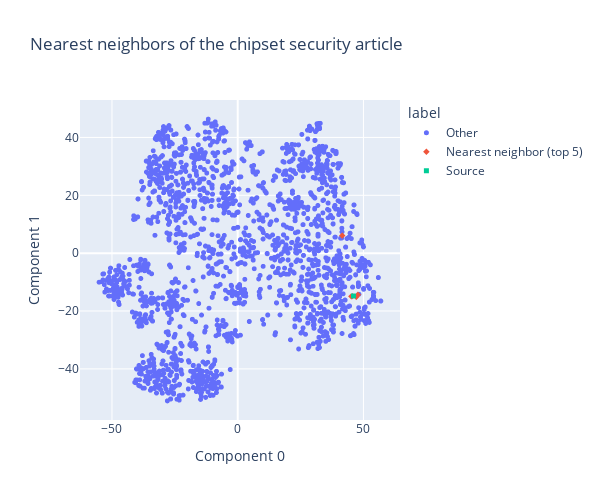

The code cell stored with this chart in its notebook:
### Markdown cell above
Looking at the 2D chart above, we can see that the articles about Tony Blair are somewhat close together inside of the World news cluster. Interestingly, although the 5 nearest neighbors (red) were closest in high dimensional space, they are not the closest points in this compressed 2D space. Compressing the embeddings down to 2 dimensions discards much of their information, and the nearest neighbors in the 2D space don't seem to be as relevant as those in the full embedding space.

### Code cell
# a 2D chart of nearest neighbors of the chipset security article
chart_from_components(
    components=tsne_components,
    labels=chipset_security_labels,
    strings=article_descriptions,
    width=600,
    height=500,
    title="Nearest neighbors of the chipset security article",
    category_orders={"label": ["Other", "Nearest neighbor (top 5)", "Source"]},
)

### Figure 1 — Plotly figure (JSON) as saved in the notebook; plotly's stock layout.template omitted (floating-point values rounded to 4 significant figures; data arrays with more than 128 entries replaced by an {"elided": "..."} marker saying what was removed)
{"data": [{"customdata": {"elided": "1994x1 str values"}, "hovertemplate": "label=Other<br>Component 0=%{x}<br>Component 1=%{y}<br>string=%{customdata[0]}<extra></extra>", "legendgroup": "Other", "marker": {"color": "#636efa", "size": 5, "symbol": "circle"}, "mode": "markers", "name": "Other", "showlegend": true, "type": "scattergl", "x": {"elided": "1994 float values"}, "xaxis": "x", "y": {"elided": "1994 float values"}, "yaxis": "y"}, {"customdata": [["PC World - Updated antivirus<br>software for businesses adds<br>intrusion prevention features."], ["PC World - Send your video<br>throughout your house--<br>wirelessly--with new gateways<br>and media adapters."], ["PC World - Symantec, McAfee<br>hope raising virus-definition<br>fees will move users to\\<br>suites."], ["Gateway computers will be more<br>widely available at Office<br>Depot, in the PC maker #39;s<br>latest move to broaden<br>distribution at retail stores<br>since acquiring rival<br>eMachines this year."], ["PC World - The one-time World<br>Class Product of the Year PDA<br>gets a much-needed upgrade."]], "hovertemplate": "label=Nearest neighbor (top 5)<br>Component 0=%{x}<br>Component 1=%{y}<br>string=%{customdata[0]}<extra></extra>", "legendgroup": "Nearest neighbor (top 5)", "marker": {"color": "#EF553B", "size": 5, "symbol": "diamond"}, "mode": "markers", "name": "Nearest neighbor (top 5)", "showlegend": true, "type": "scattergl", "x": [45.69, 47.16, 45.19, 41.56, 47.79], "xaxis": "x", "y": [-14.84, -15.13, -14.93, 6.076, -14.38], "yaxis": "y"}, {"customdata": [["PC World - Upcoming chip set<br>will include built-in security<br>features for your PC."]], "hovertemplate": "label=Source<br>Component 0=%{x}<br>Component 1=%{y}<br>string=%{customdata[0]}<extra></extra>", "legendgroup": "Source", "marker": {"color": "#00cc96", "size": 5, "symbol": "square"}, "mode": "markers", "name": "Source", "showlegend": true, "type": "scattergl", "x": [46.02], "xaxis": "x", "y": [-14.78], "yaxis": "y"}], "layout": {"height": 500, "legend": {"title": {"text": "label"}, "tracegroupgap": 0}, "title": {"text": "Nearest neighbors of the chipset security article"}, "width": 600, "xaxis": {"anchor": "y", "autorange": true, "domain": [0, 1], "range": [-62.78, 64.6], "title": {"text": "Component 0"}, "type": "linear"}, "yaxis": {"anchor": "x", "autorange": true, "domain": [0, 1], "range": [-57.67, 52.94], "title": {"text": "Component 1"}, "type": "linear"}}}
